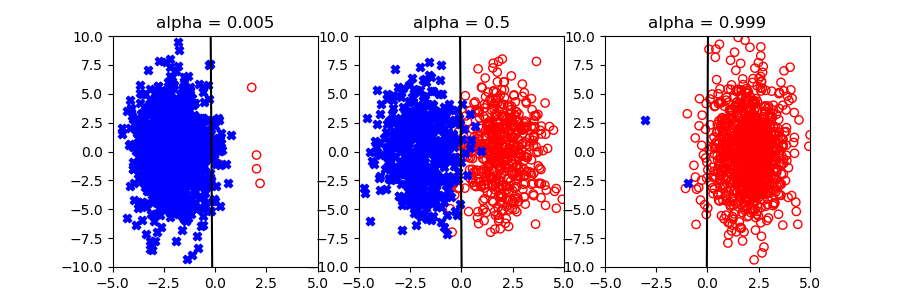

Python code for this plot:
#!/usr/bin/python
# -*- coding: utf-8 -*-
# Author: Shun Arahata
"""
Fisher’s linear discriminant analysis
"""
import numpy as np
import matplotlib

matplotlib.use('TkAgg')
import matplotlib.pyplot as plt

np.random.seed(0)


def generate_sample(n, alpha):
    n1 = sum(np.random.rand(n) < alpha)
    n2 = n - n1
    mean1, mean2 = np.array([2, 0]), np.array([-2, 0])
    cov = np.array([[1, 0], [0, 9]])
    x1 = np.random.multivariate_normal(mean1, cov, n1).transpose()
    x2 = np.random.multivariate_normal(mean2, cov, n2).transpose()
    return x1, x2


def calculate_hyper_plane(x1, x2, alpha):
    """ calculate hyper plane

    :param x1:
    :param x2:
    :return: a b (a^Tx + b = 0)
    """
    sigma = alpha * np.cov(x1) + (1 - alpha) * np.cov(x2)
    mu1 = np.average(x1, axis=1)
    # print(mu1.shape)
    mu2 = np.average(x2, axis=1)
    # print(sigma.shape)
    a = np.linalg.solve(sigma, mu1 - mu2)
    b = -1 / 2 * (mu1.T @ np.linalg.solve(sigma, mu1) - mu2.T @ np.linalg.solve(sigma, mu2)) + \
        np.log(len(mu1) / len(mu2))
    return {"a": a, "b": b}


def plot(x1, x2, alpha, ax):
    param = calculate_hyper_plane(x1, x2, alpha)
    ax.scatter(x1[0], x1[1], facecolors='none', edgecolors='r')
    ax.scatter(x2[0], x2[1], marker='X', c='blue')
    intercept = - param["b"] / param["a"][1]
    gradient = -param["a"][0] / param["a"][1]
    x = np.linspace(-5, 5, num=100)
    print("gradient: ", gradient, " intercept: ", intercept)
    y = gradient * x + intercept
    ax.plot(x, y, 'black', label='hyper plane')
    ax.set_ylim(-10, 10)
    ax.set_xlim(-5, 5)
    ax.set_title("alpha = " + str(alpha))


if __name__ == '__main__':
    fig = plt.figure(figsize=(9, 3))
    alpha = 0.005
    ax1 = fig.add_subplot(1, 3, 1)
    x1, x2 = generate_sample(1000, alpha)
    plot(x1, x2, alpha, ax1)
    ax2 = fig.add_subplot(1, 3, 2)
    alpha = 0.5
    x1, x2 = generate_sample(1000, alpha)
    plot(x1, x2, alpha, ax2)
    ax3 = fig.add_subplot(1, 3, 3)
    alpha = 0.999
    x1, x2 = generate_sample(1000, alpha)
    plot(x1, x2, alpha, ax3)
    plt.savefig("fisher.png")
